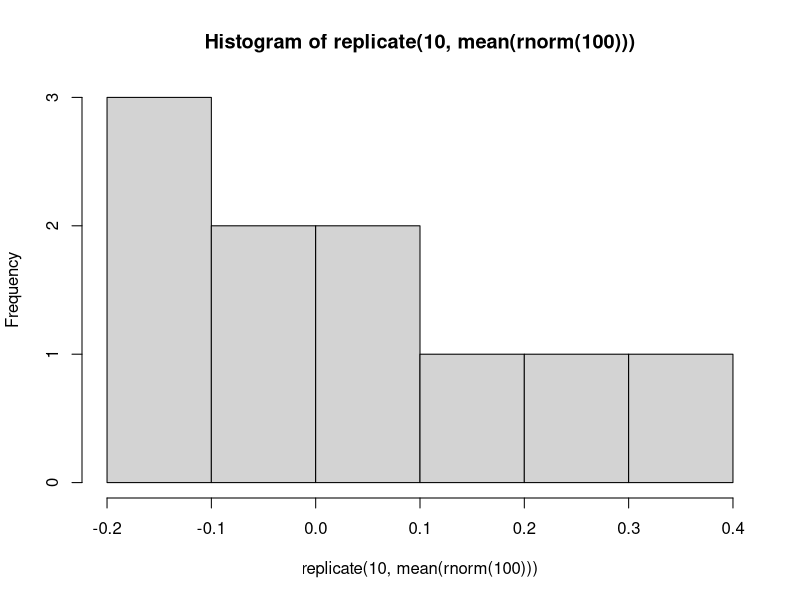
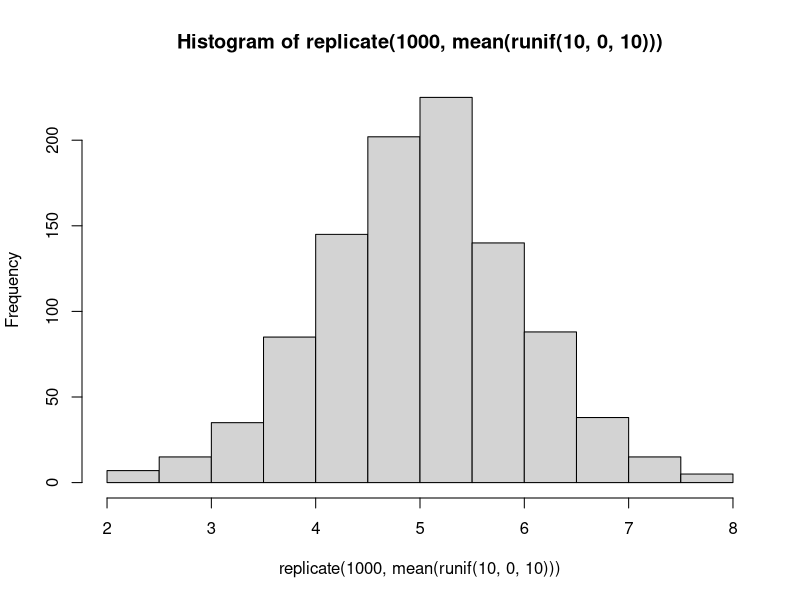
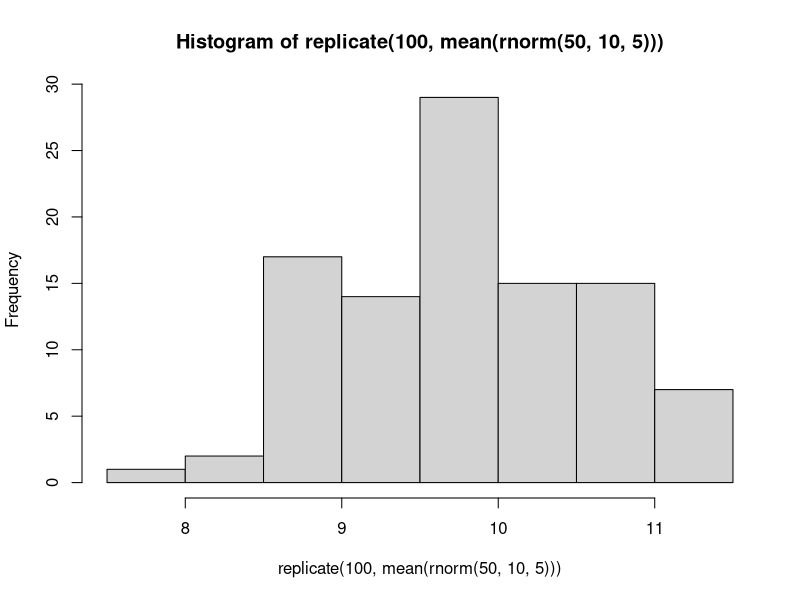
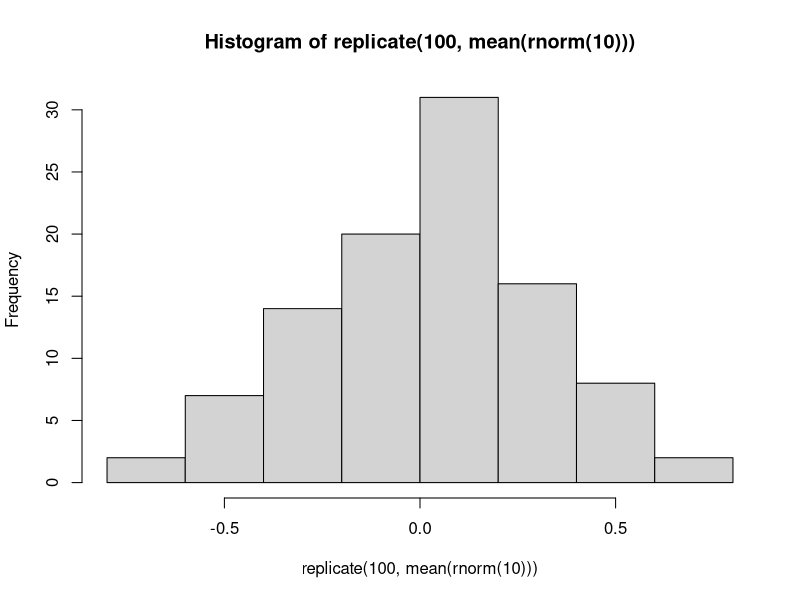
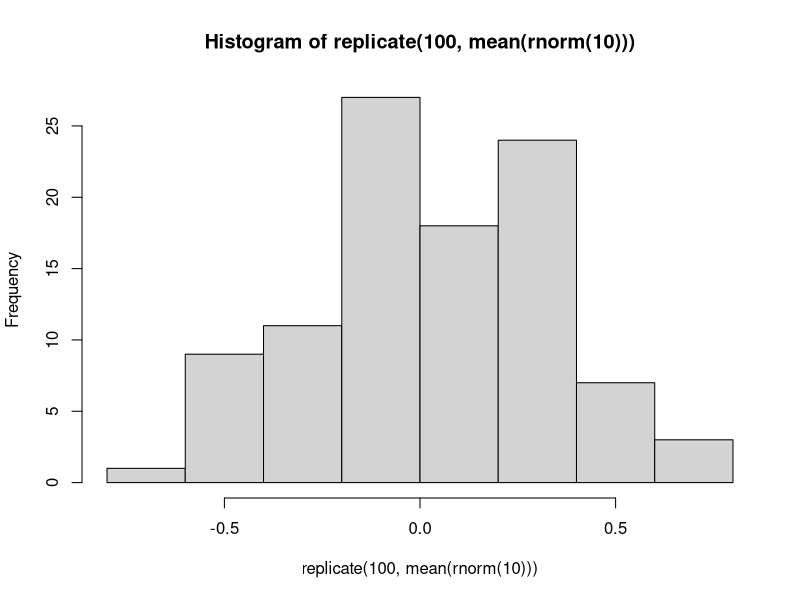
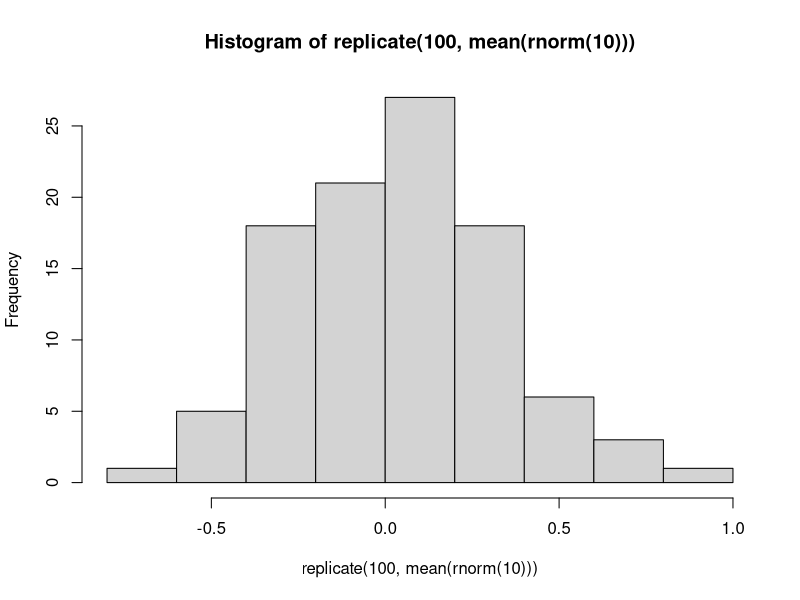
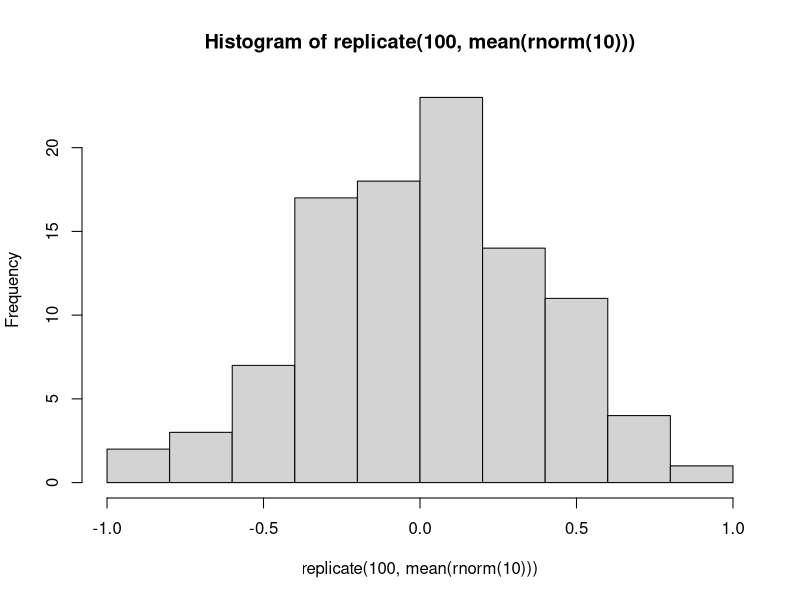
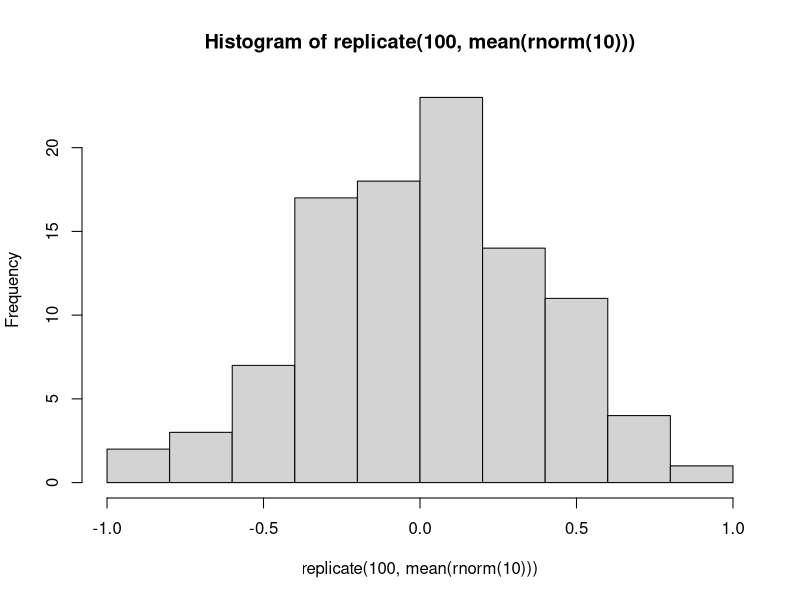

Source code (R) for these figures, in order:
###############################################################################################################
# This R script contains                                                                                      #
#  - the examples shown in the step-by-step workshop pages                                                    #
#    (for you to run line-by-line to observe the outcome, or to modify and play with)                         #
#  - space called 'YOUR TURN' for you to write your own code to answer the exercises from the workshop pages  #
#  - a possible solution to those exercises (indented)                                                        #
###############################################################################################################

#~~~~~~~~~ Random Numbers Generators and sampling theory -----

# sample 

## x is a sequence
x <- 1:10
x
?sample # default: replace = FALSE
sample(x)
sample(x, replace = TRUE)
sample(letters, size = 10)
sample(x, size = 100, replace = TRUE)

## x is a vector of combined values
x <- c(1,5,8)
x
sample(x, size = 6, replace = TRUE)




# YOUR TURN: generate random numbers
## Sample 100 values between 3 and 103 with replacement









    ### possible solutions
    x <- 3:103
    sample(x, 100, replace=TRUE)



# random number generator drawing from specific distributions
?runif  # runif(n, min, max) 
?rpois  # rpois(n, lambda) 
?rnorm  # rnorm(n, mean, sd) 
?rbinom # rbinom(n, prob)	



# YOUR TURN: generate random numbers
## Draw 100 values from a normal distribution with a mean of 0 and a sd of 1


    
    
    
    
    
    

    ### possible solutions
    rnorm(n=100, mean=0, sd=1)
    rnorm(100,0,1) # you do not need to label the arguments if you provide them in their default order
    rnorm(100) # if you sample from a normal distribution with a mean of 0 and a sd of 1, you do not need to provide them, they are the defaults

## Draw 50 values from a normal distribution with a mean of 10 and sd of 5


    
    
    
    
    
    

    ### possible solutions
    rnorm(50, 10, 5) 
    rnorm(sd=5, mean=10, n=50) # if you do not know what order is the default, label your arguments and input them in the order you want!

## Draw 1000 values from a poisson distribution with a lambda of 50


    
    
    
    
    
    

    ### possible solutions
    rpois(n=1000, lambda=50)
    rpois(1000, 50)

## Draw 30 values from a uniform distribution between 0 and 10


    
    
    
    


    ### possible solutions
    runif(n=30, min=0, max=10)
    runif(30, 0, 10)




# repeat 
?replicate # replicate(n, expression)
rnorm(10)
mean(rnorm(10))
replicate(10,rnorm(10))
replicate(10, mean(rnorm(100)))
hist(replicate(10, mean(rnorm(100))))

# YOUR TURN: generate random numbers, repeat, and plot
## Replicate 1000 times the mean of 10 values drawn from a unifrom distribution between 0 and 10  









    ### possible solutions
    replicate (1000, mean(runif(10, 0, 10)))
    hist(replicate (1000, mean(runif(10, 0, 10))))


## Replicate 100 times the mean of 50 values drawn from a normal distribution of mean 10 and standard deviation 5  




    
    
    
    
    
    
    ### possible solutions
    replicate (100, mean(rnorm(50, 10, 5)))
    hist(replicate (100, mean(rnorm(50, 10, 5))))



# set seed
hist(replicate(100, mean(rnorm(10))))
hist(replicate(100, mean(rnorm(10))))
hist(replicate(100, mean(rnorm(10))))

set.seed(10)
hist(replicate(100, mean(rnorm(10))))

set.seed(10)
hist(replicate(100, mean(rnorm(10))))


# defining sample size within a replication (n) and the number of simulation/repeats/replication (nrep)
## single random sample of normal distribution N(0,1) with n=10
set.seed(10)
x <- rnorm(10, mean=0, sd=1)
hist(x, breaks=10, col="grey", xlim=c(-4,4))
abline(v=0, col="red", lty=2, lwd=2)
abline(v=mean(x), col="blue", lwd=2)
par(xpd=TRUE) # turn off clipping of legend
legend(0.9,1.5, c("mean(x)", "0"), 
       lty=c(1, 2), 
       col=c("blue","red"))

## 24 sims of same distribution N(0,1) with n=10
set.seed(10)
x24 <- replicate(24, rnorm(10,0,1))
par(mfrow=c(3,8), mar=c(0,0,0,0))
x24Plot <- apply(x24,2,function(x){
               hist(x, col="grey", xlim=c(-5,5), ylim=c(0,7), breaks=c(-5:5),
                    main="", ylab="", xlab="", xaxt="n", yaxt="n")
               abline(v=mean(x), col="blue", lwd=2)
               abline(v=0, col="red", lty=2, lwd=2)
                })

## distribution of mu and sd from 24 sims N(0,1) with n=10
par(mfrow=c(1,2), mar=c(5,5,1,1))
hist(apply(x24, 2, mean), main="Mean",col="grey", xlim=c(-1,1))
abline(v=0, col="red", lty=2, lwd=2)
hist(apply(x24, 2, sd), main="SD",col="grey", xlim=c(0.6,1.4))
abline(v=1, col="red", lty=2, lwd=2)

## 24 sims of same distribution N(0,1) with n=1000
set.seed(10)
x24b <- replicate(24, rnorm(1000,0,1))
par(mfrow=c(3,8), mar=c(0,0,0,0))
x24bPlot <- apply(x24b,2,function(x){
               hist(x, col="grey", xlim=c(-5,5), ylim=c(0,500), breaks=c(-5:5),
                    main="", ylab="", xlab="", xaxt="n", yaxt="n")
               abline(v=mean(x), col="blue", lwd=2)
               abline(v=0, col="red", lty=2, lwd=2)
               })

## distribution of mu and sd from 24 sims N(0,1) with n=1000
par(mfrow=c(1,2), mar=c(5,5,1,1))
hist(apply(x24b, 2, mean), main="Mean",col="grey", xlim=c(-1,1))
abline(v=0, col="red", lty=2, lwd=2)
hist(apply(x24b, 2, sd), main="SD",col="grey", xlim=c(0.6,1.4))
abline(v=1, col="red", lty=2, lwd=2)

## distribution of mu and sd from 1000 sims N(0,1) with n=10
set.seed(10)
x1000 <- replicate(1000, rnorm(10,0,1))
par(mfrow=c(1,2), mar=c(5,5,1,1))
hist(apply(x1000, 2, mean), main="Mean",col="grey")
abline(v=0, col="red", lty=2, lwd=2)
hist(apply(x1000, 2, sd), main="SD",col="grey")
abline(v=1, col="red", lty=2, lwd=2)


#~~~~~~~~~ Functions -----

# writing a function
    ## function syntax:
    ## AwesomeFunctionName <- function(argument1, argument2,…){
    ##                                                         do stuff here
    ##                                                        }

# YOUR TURN: write a function that takes input "nrep", replicates '(mean(rnorm(100)))'
# nrep times, and draws a histogram of the results












    ### possible solutions
    #### step 1: the action
    mean(rnorm(100))
    #### step 2: replicate the action 1000 times
    replicate(1000, mean(rnorm(100)))
    #### step 3: plot the outcome of those simulations
    hist(replicate(1000, mean(rnorm(100))))
    #### step 4: replicate the action nrep time, with nrep defined outside the function
    nrep <- 1000
    replicate(nrep, mean(rnorm(100)))
    #### step 5: wrap it in a function:
    histrnorm100 <- function (nrep){
      hist(replicate(nrep, mean(rnorm(100))))
    }
    #### step 6: check that the function works
    histrnorm100(9)
    histrnorm100(1000)

    
# YOUR TURN: modify your function
## to draw a histogram of nrep mean(rnorm(n)), where n is another input






    
    
    
    
    
    
    

    
    
    ### possible solutions
    #### step 4: define parameters outside the function
    nrep <- 100
    n <- 10
    replicate(nrep, mean(rnorm(n)))
    #### step 5: wrap the action in a function:
    histrnorm_n <- function (nrep, n){
      hist(replicate(nrep, mean(rnorm(n))))
    }
    #### step 6: check that the function works
    histrnorm_n(10,10)
    histrnorm_n(10,100)
    histrnorm_n(100,100)
    histrnorm_n(1000,100)
    


#~~~~~~~~~ Simulating no effect and check alpha -----

# YOUR TURN: draw from the same normal distribution twice 
## and see if the sample differ from each other
## will they differ significantly in 5% of the nrep?
### Figure out how to do a t.test in R  
### Generate two vectors of 10 values drawn from N(0,1) and compare them with a t test  
### Figure out how to extract the p-value from that object (HINT use `str` or `names`)
### Write a function simT that generates two vectors of n random normals, compare them with a t test and return the p-value  
### Repeat with nrep=20 and draw a histogram for n=10
### Repeat with nrep=100 and draw a histogram for n=10    
    
    
    
    
    
    
    
    
    
    
    
    
    
    

    
    ### possible solutions
    #### Figure out how to do a t.test in R
    ?t.test
    #### Generate two vectors of 50  N(0,1) 
    x1 <- rnorm(50,0,1)
    x2 <- rnorm(50,0,1)
    #### Compare them with a t test
    t.test(x1,x2)
    #### extract p value
    str(t.test(x1,x2))
    t.test(x1,x2)$p.value
    #### write function 
    simT <- function(n){
    x1 <- rnorm(n,0,1)
    x2 <- rnorm(n,0,1)
    t.test(x1, x2)$p.value 
    }
    #### test function
    simT(50)
    
    #### repeat function for n = 10 and for different nrep and plot
    par(mfrow=c(1,2))
    simTRep <- replicate(20, simT(10))
    hist(simTRep, breaks=21, col=c('red',rep('grey',20)), main = "nrep=20, n=10", xlab="pvalue")

    simTRep2 <- replicate(100, simT(10))
    hist(simTRep2, breaks=21, col=c('red',rep('grey',20)), main = "nrep=100, n=10", xlab="pvalue")

    #### repeat function for nrep = 1000 and various n
    par(mfrow=c(1,2))
    simTRep <- replicate(1000, simT(10))
    hist(simTRep, breaks=21, col=c('red',rep('grey',20)), main = "nrep=1000, n=10", xlab="pvalue")
    
    simTRep2 <- replicate(1000, simT(100))
    hist(simTRep2, breaks=21, col=c('red',rep('grey',20)),  main = "nrep=1000, n=100", xlab="pvalue")
   

#~~~~~~~~~ Simulating an effect and check power -----

# we can calculate the power of a t.test for a given sample size using:
power.t.test(n = NULL, delta = 0.5, sd = 1, sig.level = 0.05, power = 0.8)
# the required sample size is 64 per group.

# YOUR TURN: Use your simulation skills to work out the power of a t-test for a given sample size through simulation.
## Write a function which:
### 1. Draws from two random normal distributions with different means and a given sample size
### 2. Compares the means with a t.test and extracts the p.value
## Then, use that function to replicate the function 1000 times using the parameters used in the power calculation.
## Calculate the proportion of p-values that are <0.05











    ### possible solution
    #### write new function 
    simT2 <- function(n, m1, m2) {
      ##### n is sample size per group, m1 is mean of group 1, m2 is mean of group 2
      x1 <- rnorm(n, m1)
      x2 <- rnorm(n, m2)
      t.test(x1, x2)$p.value
    }
    
    ##### repeat the function 1000 times 
    ##### note that we are using a difference of 0.5 between means to match the "delta" 
    ##### used in the power calcution 
    set.seed(100)
    p <- replicate(1000, simT2(n = 64, m1 = 0, m2 = 0.5))
    
    #### plot the results
    par(mfrow=c(1,1))
    hist(p, breaks=21, col=c('red',rep('grey',20)), main="nrep = 1000, n=64, delta = 0.5", xlab ='pvalue')
    
    #### calculate the proportion "significant" 
    prop.table(table(p<0.05))
    #### power is the probability that the test correctly rejects the null. Since we
    #### know the population paramaters (as we set them in our simulation), we know
    #### that there really is a difference, and the null should be rejected. The power
    #### is therefore the proportion of p.values <0.05
    
    # compare that to calculating the "power" parameter using the function below with all the other parameters provided (including n)
    power.t.test(n = 64, delta = 0.5, sd = 1) # the results are similar

    
#~~~~~~~~~ Simulating for a preregistration  -----

# YOUR TURN: 
## Try to make a dataset that looks like this, using the 
## functions `data.frame()`, `sample()`, and `rnorm()`    
    
    # smoking_status lung_cancer sex      age
    # 1            Yes          No   M 12.67918
    # 2            Yes         Yes   F 23.71397
    # 3             No          No   M 28.87786
    # 4            Yes          No   F 28.99327
    # 5            Yes         Yes   F 30.41415
    # 6             No          No   M 44.60615
    
    
    
    
    
    
    
    
    
    
    
    
    #### Possible solution
    set.seed(1234)
    N <- 10 # size of your dataset 
    yes_no <- c("Yes", "No") # some options for the outcomes in the data
    
    # the dataframe() function let's us create a data frame
    # before the "=" is the column name. After "=" is the contents of the columm
    df <- data.frame(smoking_status = sample(yes_no, size = N, replace = T),
                     lung_cancer = sample(yes_no, size = N, replace = T), 
                     sex = sample(c("M", "F"), size = N, replace = T),
                     age = rnorm(N, 30, sd = 10))
    # run the parts after the "=" alone to make sure you understand what's going on
    sample(c("M", "F"), size = N, replace = T)
    
    head(df)

# YOUR TURN:
## Run a logistic regression on the data with lung cancer as the outcome and
## adjusting for the other variables. 
## You could try something like:
## glm(lung_cancer ~ smoking_status, sex, age, family = binomial(link = "logit"), data = df)
## Why doesn't it work? Try to trouble shoot and get the code to work!

## HINT: are the variables the correct data type?
## HINT: once the model works, use summary() to look at the results
    
    
    
    
    
    
    
    
    
    
    
    #### Possible solution 
    
    # This mysterious error message appears because the categorical variables
    # need to be factors for the model to run. So we are already learning
    # something about how the data need to be that you might not have known
    # before trying to run the code on a simulated dataset.
    
    # You can convert the relevant variables to factors
    df[1:3] <- lapply(df[1:3], as.factor)
    
    # You could also do this one variable at a time:
    # df$smoking_status <- as.factor(df$smoking_status)
    
    # Now we can rerun the model:
    
    m1 <- glm(lung_cancer ~ smoking_status + sex + age, 
              family = binomial(link = "logit"), 
              data = df)
    
    # and look at the results
    summary(m1)
    
    
    
    
    
    
    
    
    
    
    
    
    
    
    

